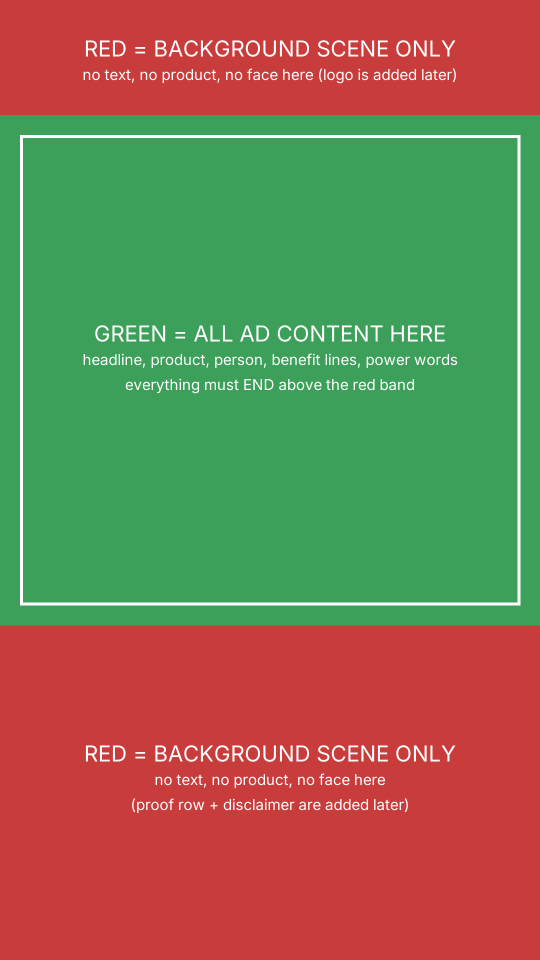
#> input picture core/tools/assets/layout_guide_916.png, 1080 x 1920 px (shown at 1/2 size)
$ python -i composite.py   (imports and definitions only)
#> lines starting #> are read from the running program, lines starting #| are printed output that depends on the picture
#> further down, picture is the input picture: PIL image 1080x1920 RGB; mean R, G, B 129.7, 117.2, 81.2
"""Put the REAL product renders into an AI-generated EMPTY scene (the image model never draws the product).
usage: composite.py <scene.png> <out.png> --product <id> [--ratio 4:5|1:1|9:16] [--x 0.5] [--base 0.78] [--height 0.34]
                    [--capsule right|left|none] [--light left|right] [--bottle PNG] [--pill PNG]
  --product the renders come from that product's skill assets (product.json "renders"); --bottle/--pill override
  --base    where the bottle's base sits (fraction of frame height: the tabletop/surface line)
  --height  bottle height as a fraction of frame height
Adds a contact shadow, a soft cast shadow away from the light, a light colour/brightness match and grain,
so the product sits in the scene. Label pixels stay exactly the approved render."""
import argparse, os, sys
import numpy as np
from PIL import Image, ImageFilter, ImageOps, ImageChops

HERE = os.path.dirname(os.path.abspath(__file__))
sys.path.insert(0, HERE)
import product  # noqa: E402
SIZES = {"1:1": (1080, 1080), "4:5": (1080, 1350), "9:16": (1080, 1920)}


# [13 lines left out: function match, not called in this run]


def grain(img, sigma=3.0):
#> called with sigma = 3
    a = img.split()[-1]
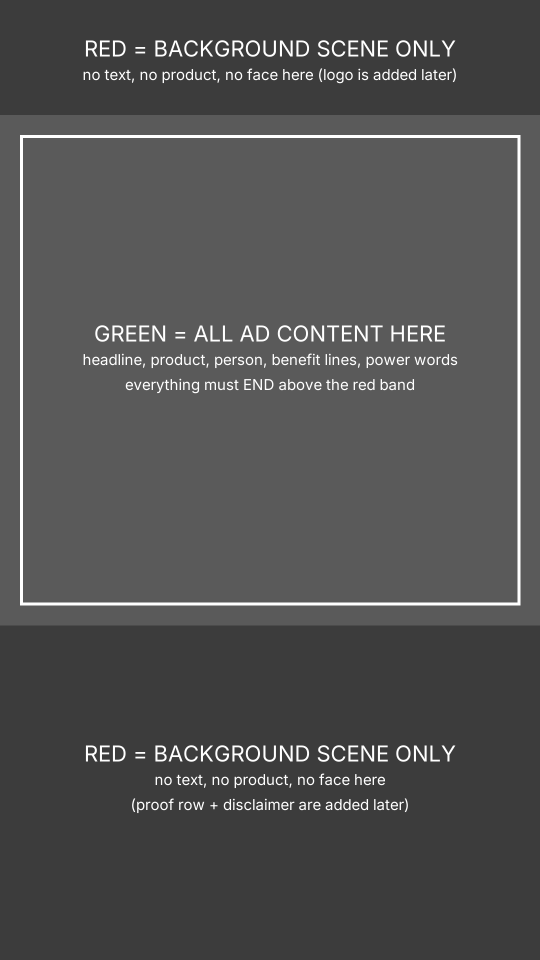
#> a: PIL image 1080x1920 L (shown at 1/2 size); min 60, max 255, mean 81.2
    p = np.asarray(img.convert("RGB"), np.float32)
    p += np.random.default_rng(7).normal(0, sigma, p.shape[:2])[..., None]
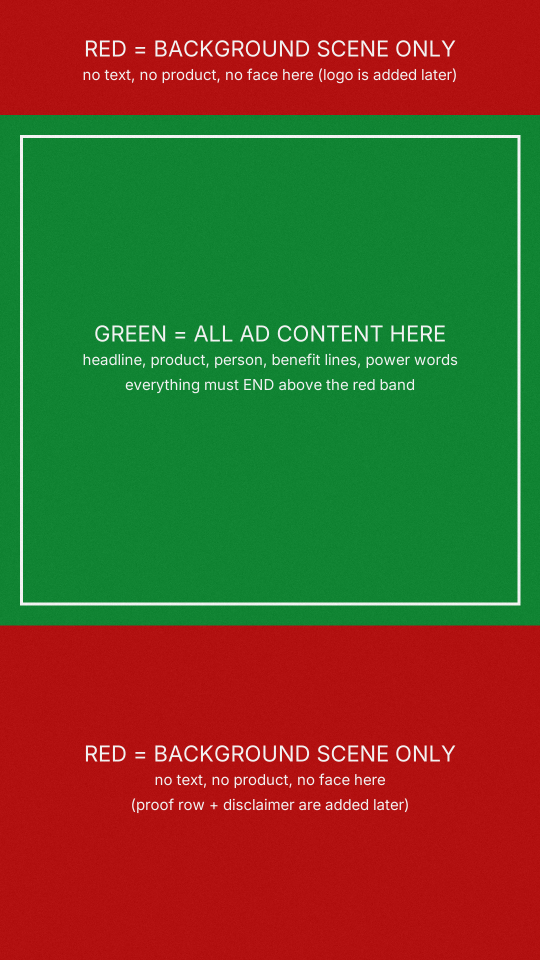
#> p: shape (1920, 1080, 3) float32 (shown at 1/2 size); mean R, G, B 129.7, 118.1, 81.8; drawn with min black and max white
    out = Image.fromarray(np.clip(p, 0, 255).astype(np.uint8)).convert("RGBA")
    out.putalpha(a)
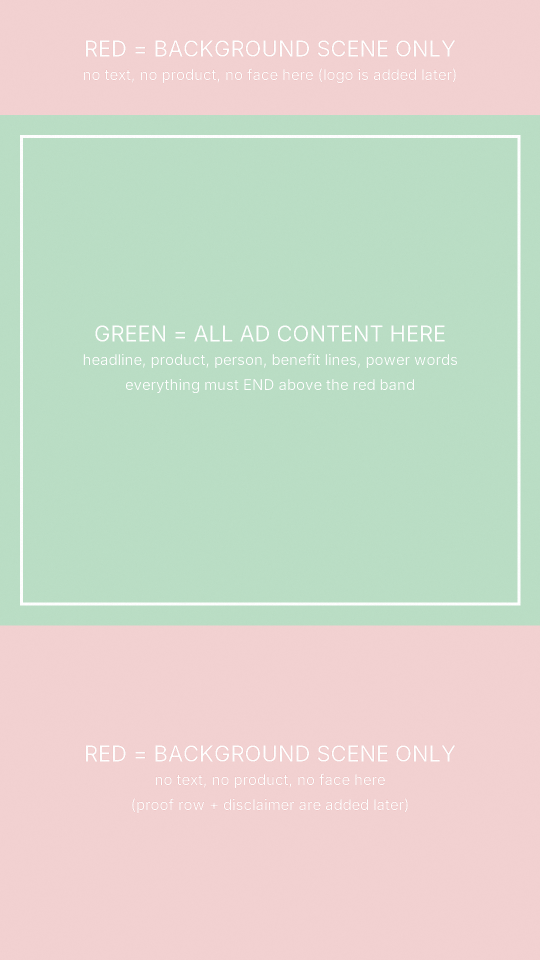
#> out: PIL image 1080x1920 RGBA (shown at 1/2 size); mean R, G, B, A 129.2, 116.7, 80.7, 81.2; transparent parts drawn white
    return out


# [72 lines left out: functions shadows, main, not called in this run]


# [2 lines not run here, left out]

>>> from PIL import Image
>>> picture = Image.open('assets/layout_guide_916.png')
>>> result = grain(picture)
